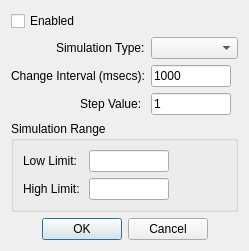
<?xml version="1.0" encoding="UTF-8"?>
<ui version="4.0">
 <class>DialogAutoSimulation</class>
 <widget class="QDialog" name="DialogAutoSimulation">
  <property name="geometry">
   <rect>
    <x>0</x>
    <y>0</y>
    <width>249</width>
    <height>246</height>
   </rect>
  </property>
  <property name="windowTitle">
   <string>Auto Simulation</string>
  </property>
  <layout class="QVBoxLayout" name="verticalLayout">
   <item>
    <widget class="QCheckBox" name="checkBoxEnabled">
     <property name="text">
      <string>Enabled</string>
     </property>
    </widget>
   </item>
   <item>
    <layout class="QFormLayout" name="formLayout">
     <property name="labelAlignment">
      <set>Qt::AlignRight|Qt::AlignTrailing|Qt::AlignVCenter</set>
     </property>
     <item row="0" column="0">
      <widget class="QLabel" name="labelSimulationType">
       <property name="text">
        <string>Simulation Type:</string>
       </property>
      </widget>
     </item>
     <item row="0" column="1">
      <widget class="SimulationModeComboBox" name="comboBoxSimulationType"/>
     </item>
     <item row="1" column="1">
      <widget class="NumericLineEdit" name="lineEditInterval">
       <property name="sizePolicy">
        <sizepolicy hsizetype="Fixed" vsizetype="Fixed">
         <horstretch>0</horstretch>
         <verstretch>0</verstretch>
        </sizepolicy>
       </property>
       <property name="maximumSize">
        <size>
         <width>80</width>
         <height>16777215</height>
        </size>
       </property>
       <property name="text">
        <string notr="true">1000</string>
       </property>
      </widget>
     </item>
     <item row="1" column="0">
      <widget class="QLabel" name="labelInterval">
       <property name="text">
        <string>Change Interval (msecs):</string>
       </property>
      </widget>
     </item>
     <item row="2" column="0">
      <widget class="QLabel" name="labelStepValue">
       <property name="text">
        <string>Step Value: </string>
       </property>
      </widget>
     </item>
     <item row="2" column="1">
      <widget class="NumericLineEdit" name="lineEditStepValue">
       <property name="sizePolicy">
        <sizepolicy hsizetype="Fixed" vsizetype="Fixed">
         <horstretch>0</horstretch>
         <verstretch>0</verstretch>
        </sizepolicy>
       </property>
       <property name="maximumSize">
        <size>
         <width>80</width>
         <height>16777215</height>
        </size>
       </property>
       <property name="text">
        <string>1</string>
       </property>
      </widget>
     </item>
    </layout>
   </item>
   <item>
    <widget class="QGroupBox" name="groupBoxSimulatioRange">
     <property name="title">
      <string>Simulation Range</string>
     </property>
     <layout class="QFormLayout" name="formLayout_2">
      <item row="0" column="0">
       <widget class="QLabel" name="labelLowLimit">
        <property name="text">
         <string>Low Limit: </string>
        </property>
       </widget>
      </item>
      <item row="0" column="1">
       <widget class="NumericLineEdit" name="lineEditLowLimit">
        <property name="sizePolicy">
         <sizepolicy hsizetype="Fixed" vsizetype="Fixed">
          <horstretch>0</horstretch>
          <verstretch>0</verstretch>
         </sizepolicy>
        </property>
        <property name="maximumSize">
         <size>
          <width>80</width>
          <height>16777215</height>
         </size>
        </property>
       </widget>
      </item>
      <item row="1" column="0">
       <widget class="QLabel" name="labelHighLimit">
        <property name="text">
         <string>High Limit: </string>
        </property>
       </widget>
      </item>
      <item row="1" column="1">
       <widget class="NumericLineEdit" name="lineEditHighLimit">
        <property name="sizePolicy">
         <sizepolicy hsizetype="Fixed" vsizetype="Fixed">
          <horstretch>0</horstretch>
          <verstretch>0</verstretch>
         </sizepolicy>
        </property>
        <property name="maximumSize">
         <size>
          <width>80</width>
          <height>16777215</height>
         </size>
        </property>
       </widget>
      </item>
     </layout>
    </widget>
   </item>
   <item>
    <widget class="QDialogButtonBox" name="buttonBox">
     <property name="orientation">
      <enum>Qt::Horizontal</enum>
     </property>
     <property name="standardButtons">
      <set>QDialogButtonBox::Cancel|QDialogButtonBox::Ok</set>
     </property>
     <property name="centerButtons">
      <bool>true</bool>
     </property>
    </widget>
   </item>
  </layout>
 </widget>
 <customwidgets>
  <customwidget>
   <class>NumericLineEdit</class>
   <extends>QLineEdit</extends>
   <header>numericlineedit.h</header>
  </customwidget>
  <customwidget>
   <class>SimulationModeComboBox</class>
   <extends>QComboBox</extends>
   <header>simulationmodecombobox.h</header>
  </customwidget>
 </customwidgets>
 <resources/>
 <connections>
  <connection>
   <sender>buttonBox</sender>
   <signal>accepted()</signal>
   <receiver>DialogAutoSimulation</receiver>
   <slot>accept()</slot>
   <hints>
    <hint type="sourcelabel">
     <x>248</x>
     <y>254</y>
    </hint>
    <hint type="destinationlabel">
     <x>157</x>
     <y>274</y>
    </hint>
   </hints>
  </connection>
  <connection>
   <sender>buttonBox</sender>
   <signal>rejected()</signal>
   <receiver>DialogAutoSimulation</receiver>
   <slot>reject()</slot>
   <hints>
    <hint type="sourcelabel">
     <x>316</x>
     <y>260</y>
    </hint>
    <hint type="destinationlabel">
     <x>286</x>
     <y>274</y>
    </hint>
   </hints>
  </connection>
 </connections>
</ui>
